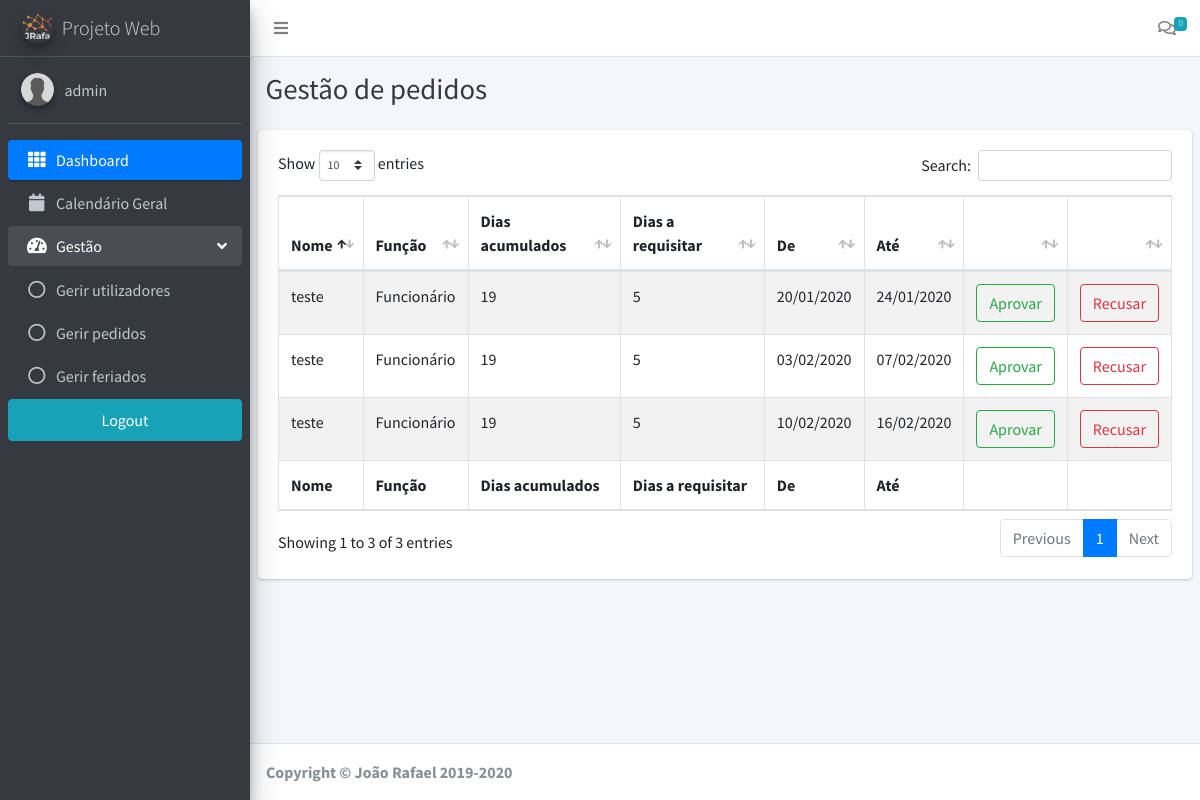
The page /adminGestaoPedidos.view.php (signed in) on the database its author committed.
### tables this page shows
CREATE TABLE `ferias` (
  `id` int(3) NOT NULL,
  `userId` int(3) NOT NULL,
  `from` varchar(20) NOT NULL,
  `to` varchar(20) NOT NULL,
  `days` int(11) NOT NULL,
  `status` varchar(20) DEFAULT 'pending'
);

CREATE TABLE `users` (
  `id` int(3) NOT NULL,
  `username` varchar(20) NOT NULL,
  `email` varchar(30) NOT NULL,
  `password` varchar(30) NOT NULL,
  `phone` varchar(20) DEFAULT NULL,
  `address` varchar(60) DEFAULT NULL,
  `jobTitle` varchar(40) DEFAULT 'Funcionario',
  `permissions` varchar(20) DEFAULT 'normal',
  `hDaysRemaining` int(3) DEFAULT 30,
  `workingDays` varchar(20) NOT NULL DEFAULT '1,2,3,4,5',
  `status` varchar(30) NOT NULL DEFAULT 'pending'
);

### includes/models/ferias.model.php (called while the page is built, shortened)
<?php
class Ferias
{
    public function getByStatus($status)
    {
        $conexaoBD = new ConexaoBD();
        $conexao = $conexaoBD->criarConexao();
        $sql = "SELECT * FROM ferias WHERE status = '$status'";
        $query = $conexao->query($sql);
        return $query->fetchAll(PDO::FETCH_ASSOC);
    }
    function number_of_working_days($userId, $from, $to)
    {
        $tU = new user();
        $tempWD = $tU->getWorkingDaysByUserId($userId);
        $tempWD = explode(",", $tempWD['workingDays']);
        $workingDays = array();
        foreach ($tempWD as $n) {
            array_push($workingDays, $n);
        }
        $holidayDays = array();
        $holidays = $this->getHolidays();
        $from = DateTime::createFromFormat('d/m/Y', $from);
        $to = DateTime::createFromFormat('d/m/Y', $to);
        $to->modify('+1 day');
        $interval = new DateInterval('P1D');
        $periods = new DatePeriod($from, $interval, $to);
        $days = 0;
        foreach ($periods as $period) {
            if (!in_array($period->format('N'), $workingDays)) continue;
            $days++;
        }
        return $days;
    }
    public function getHolidays()
    {
        $conexaoBD = new ConexaoBD();
        $conexao = $conexaoBD->criarConexao();
        $sql = "SELECT * FROM feriados";
        $query = $conexao->query($sql);
        return $query->fetchAll(PDO::FETCH_ASSOC);
    }
}

### includes/controllers/adminGerirFerias.controller.php (called while the page is built, shortened)
<?php
include "includes/models/ferias.model.php";
include "includes/models/user.model.php";
$ferias = new Ferias();
$pending = $ferias->getByStatus('pending');

### includes/models/user.model.php (called while the page is built, shortened)
<?php
class user
{
    public function findUserById($userId)
    {
        $conexaoBD = new ConexaoBD();
        $conexao = $conexaoBD->criarConexao();
        $sql = "SELECT * from users WHERE id='" . $userId . "'";
        $query = $conexao->query($sql);
        $user = $query->fetch(PDO::FETCH_ASSOC);
        return $user;
    }
    public function getWorkingDaysByUserId($userId)
    {
        $conexaoBD = new ConexaoBD();
        $conexao = $conexaoBD->criarConexao();
        $sql = "SELECT `workingDays` FROM `users` WHERE `id`=$userId";
        $query = $conexao->query($sql);
        return $query->fetch(PDO::FETCH_ASSOC);
    }
}

### adminGestaoPedidos.view.php (the view, shortened to what this page needs)
<?php
include "includes/controllers/adminGerirFerias.controller.php";
include "includes/header.php";
include "includes/adminSidebar.php";
include "includes/navBar.php";
?>
<div class="content-wrapper">
    <div class="content-header">
        <div class="container-fluid">
            <div class="row mb-2">
                <div class="col-sm-6">
                    <h1 class="m-0 text-dark">Gestão de pedidos</h1>
                </div>
            </div>
        </div>
    </div>
    <section class="content">
        <div class="row">
            <div class="col-12">
                <div class="card">
                    <div class="card-body">
                        <table id="example2" class="table table-bordered table-striped">
                            <thead>
                                <tr>
                                    <th>Nome</th>
                                    <th>Função</th>
                                    <th>Dias acumulados</th>
                                    <th>Dias a requisitar</th>
                                    <th>De</th>
                                    <th>Até</th>
                                    <th></th>
                                    <th></th>
                                </tr>
                            </thead>
                            <tbody>
                                <?php foreach ($pending as $index => $item) {
                                    $tempUser = $user->findUserById($item['userId']);
                                    $tempDays = $ferias->number_of_working_days($item['userId'], $item['from'], $item['to']);
                                    echo "<tr><td>" . $tempUser['username'] . "</td><td> " . $tempUser['jobTitle'] . "</td><td> " . $tempUser['hDaysRemaining'] . "</td><td> " . $tempDays . "</td><td> " . $item['from'] . "</td><td> " . $item['to'] . "</td><td> <a href='?aproveId=" . $item['id'] . "' class='btn btn-block btn-outline-success'>Aprovar</a></td><td> <a href='?refuseId=" . $item['id'] . "' class='btn btn-block btn-outline-danger'>Recusar</a></td></tr>";
                                } ?>
                            </tbody>
                            <tfoot>
                                <tr>
                                    <th>Nome</th>
                                    <th>Função</th>
                                    <th>Dias acumulados</th>
                                    <th>Dias a requisitar</th>
                                    <th>De</th>
                                    <th>Até</th>
                                    <th></th>
                                    <th></th>
                                </tr>
                            </tfoot>
                        </table>
                    </div>
                </div>
            </div>
        </div>
    </section>
</div>
<?php include "includes/footer.php";
include "includes/scripts.php" ?>
</body>
</html>

### rows shown on the page
ferias: userId.username "teste", userId.jobTitle "Funcionário", userId.hDaysRemaining "19", tempDays "5", from "20/01/2020", to "24/01/2020"
ferias: userId.username "teste", userId.jobTitle "Funcionário", userId.hDaysRemaining "19", tempDays "5", from "03/02/2020", to "07/02/2020"
ferias: userId.username "teste", userId.jobTitle "Funcionário", userId.hDaysRemaining "19", tempDays "5", from "10/02/2020", to "16/02/2020"

### other values the page prints
$user_Username "admin"
sizeof($messages) "0"
